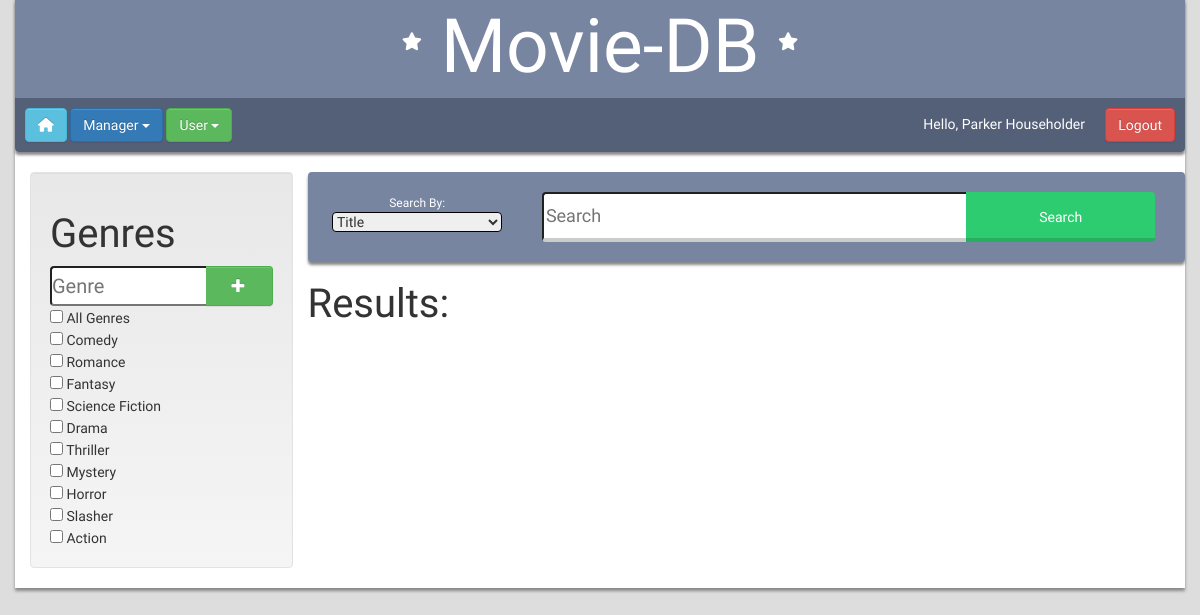
The app's page /pages/main_page.php (signed in) with its own data.
### tables this page shows
CREATE TABLE GENRE
(
  genre_id int NOT NULL AUTO_INCREMENT,
  genre varchar(64) NOT NULL,
  PRIMARY KEY (genre_id)
);

### functions/session.php (called while the page is built, shortened)
<?php
  if($_SESSION['logged_in'] != true){
    header("location: ../login.php");
  }
  else {
    $first_name = $_SESSION['first_name'];
    $last_name = $_SESSION['last_name'];
    $admin_tag = $_SESSION['admin_tag'];
  }
?>

### pages/main_page.php (the view, shortened to what this page needs)
<!DOCTYPE html>
<html>
  <head>
    <link rel="stylesheet" href="https://maxcdn.bootstrapcdn.com/bootstrap/3.3.7/css/bootstrap-theme.min.css">
    <link rel="stylesheet" href="https://maxcdn.bootstrapcdn.com/bootstrap/3.3.7/css/bootstrap.min.css">
    <link rel="stylesheet" href="https://use.fontawesome.com/2b865347a6.css">
    <link rel="stylesheet" href="../css/main.css" type="text/css">
    <link rel="stylesheet" href="../css/main_page.css" type="text/css">
    <?php
      include '../functions/session.php';
    ?>
  </head>
<body>
  <div id="main-page" class="container">
    <div class="row shadow">
      <div class="main-page-title">
        <h1>
          <i class="fa fa-star" aria-hidden="true"></i>
          Movie-DB
          <i class="fa fa-star" aria-hidden="true"></i>
        </h1>
      </div>
      <div id="tool-bar">
        <a href="home_page.php"><button class="btn btn-info"><i class="fa fa-home" aria-hidden="true"></i></button></a>
        <?php
          if($admin_tag == 1){
            echo
             '<div class="dropdown">
                <button class="btn btn-primary dropdown-toggle" type="button" data-toggle="dropdown">
                  Manager
                  <span class="caret"></span>
                </button>
                <ul class="dropdown-menu">
                  <li><a href="users_page.php">View Users</a></li>
                  <li><a href="crews_page.php">View Crews</a></li>
                  <li><a href="add_page.php">Add a Movie</a></li>
                </ul>
              </div>';
          }
        ?>
        <div class="dropdown">
          <button class="btn btn-success dropdown-toggle" type="button" data-toggle="dropdown">
            User
            <span class="caret"></span>
          </button>
        </div>
        <span class="greeting"><?php echo 'Hello, ' . $first_name . ' ' . $last_name; ?></span>
        <button type="button" class="btn btn-danger logout"><a href="../login.php">Logout</a></button>
      </div>
    </div>
    <div class= "row page-content">
      <div class = "col-sm-3">
        <div class="well">
          <h1> Genres </h1>
          <?php
            if($admin_tag){
              echo '<form method="post" action="../functions/add_genre.php">
              <div class="genre-form">
                <input class="add-genre-text" type="text" name="genre" placeholder="Genre" required>
                <button type="submit" class="add-genre btn btn-success"><span class="glyphicon glyphicon-plus"></span></button>
              </div>
              </form>';
            }
          ?>
          <form method="get" action="">
            <?php
              include '../functions/connection.php';
              $genre_input_query = $mysqli->query("SELECT * FROM GENRE");
              echo '<input type="checkbox" onClick="toggle(this);"> All Genres<br>';
              while($current_row = $genre_input_query->fetch_assoc()){
                $i_genre = $current_row['genre'];
                echo '<input type="checkbox" name="genre[]" value="' . $i_genre . '"> ' . $i_genre . '<br>';
              }
            ?>
          </div>
      </div>
        <div class="col-sm-9 search-window">
          <div class="row search-bar">
              <div class="col-xs-3 search-options">
                <span class="small-title">Search By:</span>
                <select name="option">
                  <option>Title</option>
                </select>
              </div>
              <div class="col-xs-9 form-input">
                <div class="text-and-button">
                  <input placeholder="Search" name="search" type="text">
                  <input type="submit" name="submit" value="Search" class="databased-btn search-btn">
                </div>
              </div>
          </div>
          <div class="row results-row">
            <h1> Results: </h1>
          </div>
        </div>
      </div>
    </div>
  </body>
</html>

### css/main.css (style rules this page uses)
html { height: 100%; width: 100%; }
body { height: 100%; width: 100%; background-color: #dddddd; font-family: 'Open Sans', sans-serif; }
.container { box-shadow: 0px 3px 3px #888888; background-color: white; }
form { margin: 0 0 0 0; }
.databased-btn { height: 60px; width: 100px; padding: 15px 15px; color: #fff; background-color: #2ECC71; border: none; border-radius: 4px; border-bottom: 4px solid #27AE60; cursor: pointer; margin-bottom: 20px; }
.main-page-title { text-align: center; background-color: #7885a1; border-radius: 4px 4px 0px 0px; }
.shadow { border-radius: 4px; margin-top: -5px; margin-bottom: 20px; box-shadow: 0px 3px 3px #888888; }
.main-page-title h1 { color: #fff; font-size: 75px; margin-bottom: 0px; margin-top: 0px; padding: 10px; font-family: 'Didact Gothic', sans-serif; }
.main-page-title i { vertical-align: middle; font-size: 18px; padding-bottom: 20px; }
#tool-bar { position: relative; z-index: 5; padding: 10px; border-radius: 0px 0px 4px 4px; background-color: #545f78; color: white; }
.greeting { margin-top: 6px; position: absolute; right: 100px; }
.logout { position: absolute; right: 10px; }
div.dropdown { display: inline; }
.main-page-title h1 { font-family: 'Didact Gothic', sans-serif; }
.container { font-family: 'Didact Gothic', sans-serif; }
button a { color: white; }

### css/main_page.css (style rules this page uses)
.page-content h1 { text-align: left; font-size: 40px; }
.search-bar { border-radius: 4px; background-color: #7885a1; box-shadow: 0px 3px 3px #888888; }
.search-window input[type="text"] { display: inline-block; width: 68%; font-size: 18px; border-radius: 4px 0px 0px 4px; height: 50px; border-bottom: 4px solid #ccc; }
h5, select { display: inline; }
.text-and-button { width: 100%; height: 50px; margin-top: 20px; margin-bottom: 20px; }
.search-btn { height: 100%; width: 30%; margin-left: -6px; margin-bottom: 0px; display: inline-block; padding: 15px 15px; color: #fff; background-color: #2ECC71; border-radius: 0px 4px 4px 0px; border-bottom: 4px solid #27AE60; cursor: pointer; }
.search-options { margin-top: 20px; text-align: center; }
.search-options select { width: 90%; margin: auto; border-color: black; border-radius: 4px; }
.search-options span { color: white; margin: 0 auto; font-size: 12px; }
.add-genre-text { border-top-left-radius: 4px; border-bottom-left-radius: 4px; border-right: none; width: 70%; font-size: 20px; }
.genre-form button { width: 30%; border-left: none; border-top-left-radius: 0px; border-bottom-left-radius: 0px; height: 30px; }
.genre-form { height: 40px; }
.add-genre-text, .genre-form button { display: inline-block; float: left; padding: 0; margin: 0; height: 100%; }

### records on screen
genre: genre "Comedy"
genre: genre "Romance"
genre: genre "Fantasy"
genre: genre "Science Fiction"
genre: genre "Drama"
genre: genre "Thriller"
genre: genre "Mystery"
genre: genre "Horror"
genre: genre "Slasher"
genre: genre "Action"

### other values on screen
$first_name "Parker"
$last_name "Householder"
